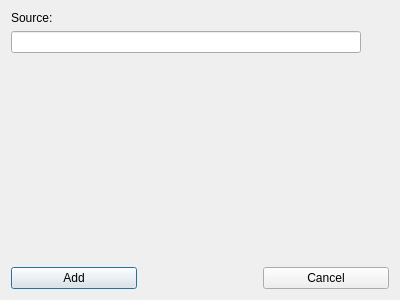
<?xml version="1.0" encoding="UTF-8"?>
<ui version="4.0">
 <class>AddGalleryDialog</class>
 <widget class="QDialog" name="AddGalleryDialog">
  <property name="geometry">
   <rect>
    <x>0</x>
    <y>0</y>
    <width>400</width>
    <height>300</height>
   </rect>
  </property>
  <property name="windowTitle">
   <string>Add Gallery</string>
  </property>
  <layout class="QVBoxLayout" name="lvLayout">
   <item>
    <widget class="QLabel" name="lSource">
     <property name="text">
      <string>Source:</string>
     </property>
    </widget>
   </item>
   <item>
    <widget class="QWidget" name="wSource" native="true">
     <layout class="QHBoxLayout" name="lSourceContent">
      <property name="spacing">
       <number>4</number>
      </property>
      <property name="margin">
       <number>0</number>
      </property>
      <item>
       <widget class="QLineEdit" name="leSource"/>
      </item>
      <item>
       <widget class="QToolButton" name="tbBrowse">
        <property name="icon">
         <iconset resource="../../galleryexplorer.qrc">
          <normaloff>:/res/resources/folder.png</normaloff>:/res/resources/folder.png</iconset>
        </property>
        <property name="autoRaise">
         <bool>true</bool>
        </property>
       </widget>
      </item>
     </layout>
    </widget>
   </item>
   <item>
    <widget class="QWidget" name="wFree" native="true">
     <property name="sizePolicy">
      <sizepolicy hsizetype="Expanding" vsizetype="Expanding">
       <horstretch>0</horstretch>
       <verstretch>0</verstretch>
      </sizepolicy>
     </property>
    </widget>
   </item>
   <item>
    <widget class="QWidget" name="wButtons" native="true">
     <layout class="QHBoxLayout" name="lButtons">
      <property name="spacing">
       <number>0</number>
      </property>
      <property name="margin">
       <number>0</number>
      </property>
      <item>
       <widget class="QPushButton" name="pbAdd">
        <property name="text">
         <string>Add</string>
        </property>
       </widget>
      </item>
      <item>
       <widget class="QWidget" name="wBtnFree" native="true"/>
      </item>
      <item>
       <widget class="QPushButton" name="pbCancel">
        <property name="text">
         <string>Cancel</string>
        </property>
       </widget>
      </item>
     </layout>
    </widget>
   </item>
  </layout>
 </widget>
 <resources>
  <include location="../../galleryexplorer.qrc"/>
 </resources>
 <connections/>
</ui>
